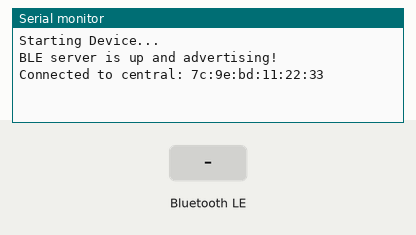
Simulated run of this sketch. Board: Arduino Nano 33 IoT. On the bench: the last lines printed to the serial monitor. The inputs (shaded band) are chosen by the test bench. Nothing arrives over Bluetooth unless stated; a phone connects over Bluetooth LE 3 s after start.

Above: at 4.8 s.
4.9 s: Bluetooth LE write "1" received
At 6.0 s:
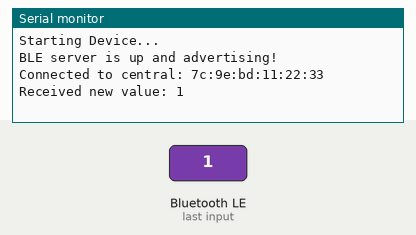
6.5 s: Bluetooth LE write "0" received
At 7.5 s:
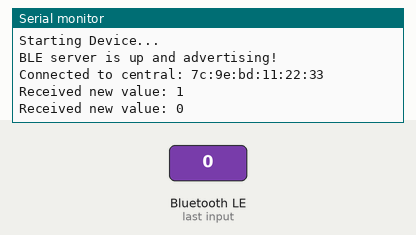
8.0 s: Bluetooth LE write "2" received
At 9.5 s:
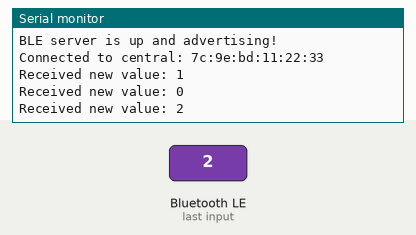

Measured:
- after the input at 4.9 s, the serial monitor: prints a new line after 0.10 s (image 1)
- after the input at 6.5 s, the serial monitor: prints a new line after 0.50 s (image 2)
- after the input at 8.0 s, the serial monitor: prints a new line at once (image 3)

The sketch:

Bluetooth.ino
```cpp
#include <ArduinoBLE.h>

// UUID for Alert Notification Service
BLEService myService("00001811-0000-1000-8000-00805F9B34FB");
// Set BLE to read and write (When phone is unlocked), and notify (when phone is on locked)
BLEStringCharacteristic myCharacteristic("00001811-0000-1000-8000-00805F9B34FB", BLERead | BLEWrite | BLENotify, 20);

bool    centralDisconnected = false;
float   sensorValue         = 0.0;

void setup() {
    // Begin serial communication and wait for serial communication
    Serial.begin(9600);
    while (!Serial);
    // Print starting message
    Serial.println("Starting Device...");

    // Wait for BLE to startup
    if (!BLE.begin()) {
        Serial.println("Starting Bluetooth® Low Energy module failed!");
        while (1);
    }

    // Set BLE name
    BLE.setLocalName("Gebirah-Help");

    // Set the advertised service
    BLE.setAdvertisedService(myService);

    // Add the service (with its characteristics) to the BLE server
    myService.addCharacteristic(myCharacteristic);
    BLE.addService(myService);

    // Start advertising the device
    BLE.advertise();
    Serial.println("BLE server is up and advertising!");
}

void loop() {
    BLE.poll();
    // listen for Bluetooth® Low Energy peripherals to connect:
    BLEDevice central = BLE.central();

    // if a central is connected to peripheral:
    if (central) {
        Serial.print("Connected to central: ");
        // print the central's MAC address:
        Serial.println(central.address());
        centralDisconnected = true;
    }

    // while the central is still connected to peripheral:
    while (central.connected()) {
        // Your custom logic here
        // Check if the characteristic was written by the central device
        if (myCharacteristic.written()) {
            Serial.print("Received new value: ");
            Serial.println(String(myCharacteristic.value()));
        }

        // Update sensor value
        sensorValue += 0.1;

        // Write the sensor value to the BLE characteristic
        // Serial.println(sensorValue);
        myCharacteristic.setValue(String(sensorValue));
        // myCharacteristic.broadcast();
        delay(1000);
    }

    if (centralDisconnected)
    {
        // when the central disconnects, print it out:
        Serial.print(F("Disconnected from central: "));
        Serial.println(central.address());
        centralDisconnected = false;
    }
}
```
